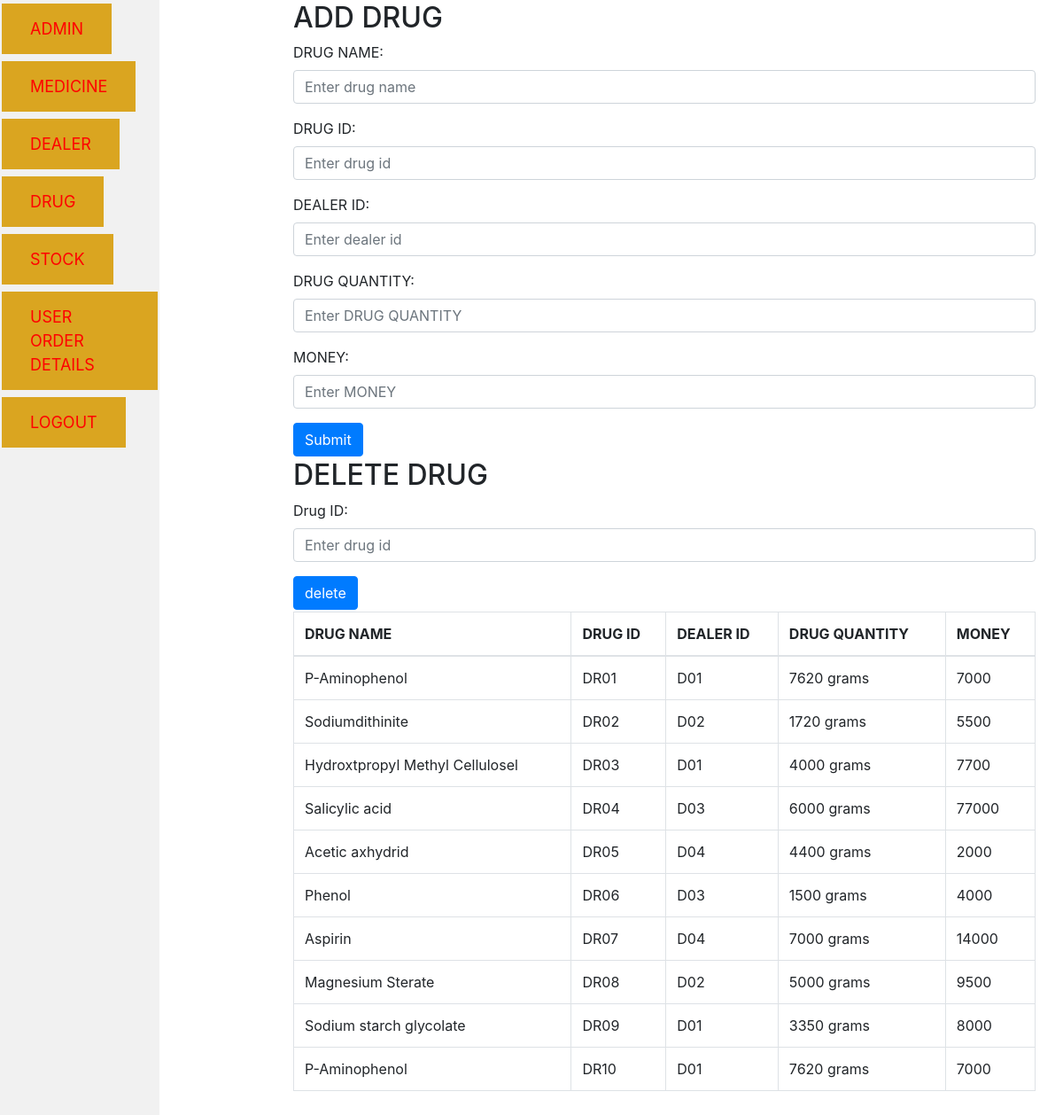
The app's page /drug.php with its own data.
### tables this page shows
CREATE TABLE `drugs` (
  `drug_name` varchar(100) DEFAULT NULL,
  `drug_id` varchar(100) NOT NULL,
  `dealer_id` varchar(100) DEFAULT NULL,
  `drug_quantity` varchar(100) DEFAULT NULL,
  `money_dr` int(11) DEFAULT NULL
);

### drug.php (the view, shortened to what this page needs)
<!DOCTYPE html>
<html lang="en">
<head>
    <link rel="stylesheet" href="adminstyle.css">
    <link rel="stylesheet" href="https://cdn.jsdelivr.net/npm/bootstrap@4.6.1/dist/css/bootstrap.min.css">
</head>
<body>
            <ul>
                <li><a href="adminpage.php" class="button">ADMIN</a></li>
                <li><a href="medicine.php" class="button">MEDICINE</a></li>
                <li><a href="dealer.php" class="button">DEALER</a></li></li>
                <li><a href="#" class="button">DRUG</a></li>
                <li><a href="stock.php"class="button">STOCK</a></li>
                <li class="nav"><a href="adminuserorder.php"class="button">USER ORDER DETAILS</a></li>
                <li><a href="index.php?logout='1'"class="button">LOGOUT</a></li>
            </ul>
            <div style="margin-left:25%;padding:1px 16px;">
            <div class="container">
           <h2>ADD DRUG</h2>
         <form action="druginsert.php">
          <div class="form-group">
      <label for="drugname">DRUG NAME:</label>
      <input type="text" class="form-control" id="" placeholder="Enter drug name" name="drugname">
    </div>
    <div class="form-group">
      <label for="drugid">DRUG ID:</label>
      <input type="text" class="form-control" id="" placeholder="Enter drug id" name="drugid">
    </div>
    <div class="form-group">
      <label for="dealerid">DEALER ID:</label>
      <input type="text" class="form-control" id="" placeholder="Enter dealer id" name="dealerid">
    </div>
    <div class="form-group">
      <label for="drugquantity">DRUG QUANTITY:</label>
      <input type="text" class="form-control" id="" placeholder="Enter DRUG QUANTITY" name="drugquantity">
    </div>
    <div class="form-group">
      <label for="money">MONEY:</label>
      <input type="text" class="form-control" id="" placeholder="Enter MONEY" name="money">
    </div>
    <button type="submit" class="btn btn-primary">Submit</button>
 </form>
 </div>
</div>
<div style="margin-left:25%;padding:1px 16px;">
            <div class="container">
<h2>DELETE DRUG</h2>
         <form action="drugdelete.php">
    <div class="form-group">
      <label for="deldrug">Drug ID:</label>
      <input type="text" class="form-control" id="" placeholder="Enter drug id" name="deldrug">
    </div>
    <button type="submit" class="btn btn-primary">delete</button>
 </form>
</div>
</div>
<div style="margin-left:25%;padding:1px 16px;height:1000px;">
<div class="container">
<?php
   $con=mysqli_connect('localhost', 'root', '', 'pharmacybyshree');
   $result = mysqli_query($con,'SELECT * FROM drugs');
   echo "<table border='1' class='table table-bordered'>
    <tr>
      <th>DRUG NAME</th>
      <th>DRUG ID</th>
      <th>DEALER ID </th>
      <th>DRUG QUANTITY </th>
      <th>MONEY </th>
    </tr>";
   echo "<tbody id='myTable'>";
   while($row = mysqli_fetch_array($result)) {
      echo "<tr>";
      echo "<td>" . $row['drug_name'] . "</td>";
      echo "<td>" . $row['drug_id'] . "</td>";
      echo "<td>" . $row['dealer_id'] . "</td>";
      echo "<td>" . $row['drug_quantity'] . "</td>";
      echo "<td>" . $row['money_dr'] . "</td>";
      echo "</tr>";
   }
   echo "</tbody>";
   echo "</table>";
 ?>
 </div>
</div>
</body>
</html>

### adminstyle.css (style rules this page uses)
body { margin: 0; }
ul { list-style-type: none; margin: 0; padding: 0; width: 15%; background-color: #f1f1f1; position: fixed; height: 100%; overflow: auto; }
li a { display: block; color: #000; padding: 8px 16px; text-decoration: none; }
body { background-color: whitesmoke; }
.button { background-color: goldenrod; border: none; color: red; padding: 15px 32px; text-decoration: none; display: inline-block; font-size: 18px; margin: 4px 2px; -webkit-transition-duration: 0.4s; transition-duration: 0.4s; }

### records on screen
drugs: drug_name "P-Aminophenol", drug_id "DR01", dealer "D01", drug_quantity "7620 grams", money_dr "7000"
drugs: drug_name "Sodiumdithinite", drug_id "DR02", dealer "D02", drug_quantity "1720 grams", money_dr "5500"
drugs: drug_name "Hydroxtpropyl Methyl Cellulosel", drug_id "DR03", dealer "D01", drug_quantity "4000 grams", money_dr "7700"
drugs: drug_name "Salicylic acid", drug_id "DR04", dealer "D03", drug_quantity "6000 grams", money_dr "77000"
drugs: drug_name "Acetic axhydrid", drug_id "DR05", dealer "D04", drug_quantity "4400 grams", money_dr "2000"
drugs: drug_name "Phenol", drug_id "DR06", dealer "D03", drug_quantity "1500 grams", money_dr "4000"
drugs: drug_name "Aspirin", drug_id "DR07", dealer "D04", drug_quantity "7000 grams", money_dr "14000"
drugs: drug_name "Magnesium Sterate", drug_id "DR08", dealer "D02", drug_quantity "5000 grams", money_dr "9500"
drugs: drug_name "Sodium starch glycolate", drug_id "DR09", dealer "D01", drug_quantity "3350 grams", money_dr "8000"
drugs: drug_name "P-Aminophenol", drug_id "DR10", dealer "D01", drug_quantity "7620 grams", money_dr "7000"
